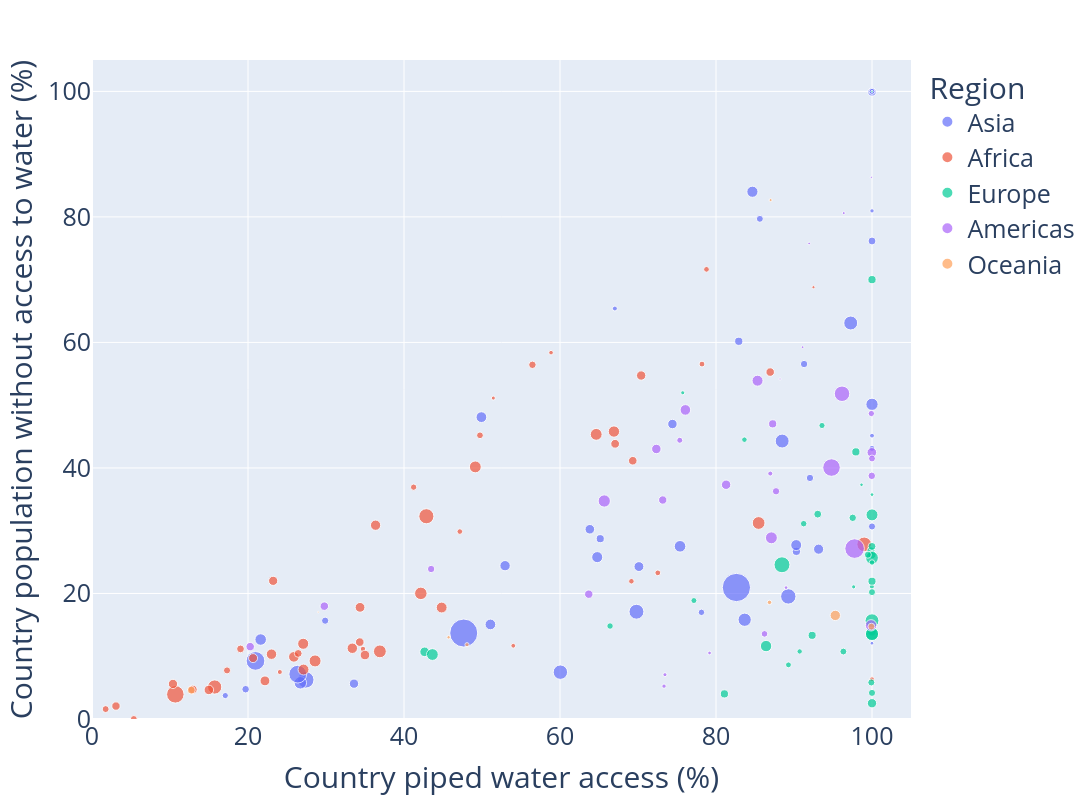

The notebook cell this image was saved under:
### Code cell
# create bubble size column with square root transformation for improved visuals
country_medians["bubble_size"] = country_medians["country_pop_raw"] ** 0.5

px.scatter(
    country_medians,
    y="percent_without_water",
    # x="NATPiped",
    x="piped_calculated",
    size="bubble_size",
    color="region",
    hover_name="Entity",
    # title="Access to Water vs. Piped Water vs. Population",
).update_layout(
    yaxis_title="Country population without access to water (%)",
    xaxis_title="Country piped water access (%)",
    legend_title="Region",
    width=1200,
    height=800,
    font=dict(size=25),
    # xaxis_tickangle=-45,
    # yaxis=dict(tickfont=dict(size=2)),
    # title=dict(font=dict(size=20)),
).update_xaxes(
    range=[0, 105]
).update_yaxes(
    range=[0, 105]
)

### Figure 1 — Plotly figure (JSON) as saved in the notebook; plotly's stock layout.template omitted (floating-point values rounded to 4 significant figures)
{"data": [{"hovertemplate": "<b>%{hovertext}</b><br><br>region=Asia<br>piped_calculated=%{x}<br>percent_without_water=%{y}<br>bubble_size=%{marker.size}<extra></extra>", "hovertext": ["Afghanistan", "United Arab Emirates", "Armenia", "Azerbaijan", "Bangladesh", "Bahrain", "Brunei Darussalam", "Bhutan", "China", "Cyprus", "Georgia", "Indonesia", "India", "Iran, Islamic Republic of", "Iraq", "Israel", "Jordan", "Japan", "Kazakhstan", "Kyrgyzstan", "Cambodia", "Korea, Republic of", "Lao People's Democratic Republic", "Lebanon", "Sri Lanka", "Myanmar", "Mongolia", "Malaysia", "Nepal", "Oman", "Pakistan", "Philippines", "Korea, Democratic People's Republic of", "Qatar", "Saudi Arabia", "Singapore", "Syrian Arab Republic", "Thailand", "Tajikistan", "Turkmenistan", "Timor-Leste", "Türkiye", "Taiwan, Province of China", "Uzbekistan", "Viet Nam", "Yemen"], "legendgroup": "Asia", "marker": {"color": "#636efa", "size": [6312.0, 3161.0, 1723.0, 3197.0, 12900.0, 1322.0, 664.5, 883.1, 38000.0, 1103.0, 1995.0, 16620.0, 37330.0, 9221.0, 6417.0, 2965.0, 3205.0, 11230.0, 4358.0, 2575.0, 4117.0, 7163.0, 2716.0, 2602.0, 4637.0, 7403.0, 1825.0, 5725.0, 5447.0, 2285.0, 15010.0, 10540.0, 5088.0, 1712.0, 5945.0, 2428.0, 4275.0, 8364.0, 3122.0, 2473.0, 1159.0, 9222.0, 4884.0, 5825.0, 9908.0, 5522.0], "sizemode": "area", "sizeref": 95.01, "symbol": "circle"}, "mode": "markers", "name": "Asia", "orientation": "v", "showlegend": true, "type": "scatter", "x": [21.63, 100.0, 100.0, 90.31, 27.41, 100.0, 99.99, 100.0, 82.62, 100.0, 78.14, 20.96, 47.66, 97.27, 75.39, 100.0, 82.92, 89.27, 63.82, 92.05, 33.59, 100.0, 19.7, 91.29, 70.12, 26.71, 17.09, 90.28, 51.08, 85.62, 26.38, 69.8, 52.96, 100.0, 84.67, 100.0, 74.41, 83.68, 65.16, 29.89, 67.04, 88.48, 93.15, 64.77, 60.05, 49.92], "xaxis": "x", "y": [12.66, 99.91, 43.11, 26.71, 6.234, 100.0, 12.07, 80.96, 20.95, 45.14, 17.0, 9.257, 13.7, 63.09, 27.52, 76.16, 60.18, 19.53, 30.23, 38.41, 5.63, 50.14, 4.746, 56.56, 24.29, 5.769, 3.732, 27.71, 15.07, 79.69, 7.147, 17.09, 24.43, 100.0, 84.01, 30.68, 47.0, 15.81, 28.73, 15.66, 65.4, 44.29, 27.06, 25.79, 7.461, 48.1], "yaxis": "y"}, {"hovertemplate": "<b>%{hovertext}</b><br><br>region=Africa<br>piped_calculated=%{x}<br>percent_without_water=%{y}<br>bubble_size=%{marker.size}<extra></extra>", "hovertext": ["Angola", "Burundi", "Benin", "Burkina Faso", "Botswana", "Central African Republic", "Côte d'Ivoire", "Cameroon", "Congo, Democratic Republic of the", "Congo", "Djibouti", "Algeria", "Egypt", "Eritrea", "Western Sahara", "Ethiopia", "Gabon", "Ghana", "Guinea", "Gambia", "Guinea-Bissau", "Equatorial Guinea", "Kenya", "Liberia", "Libya", "Lesotho", "Morocco", "Madagascar", "Mali", "Mozambique", "Mauritania", "Mauritius", "Malawi", "Namibia", "Niger", "Nigeria", "Rwanda", "Sudan", "Senegal", "Sierra Leone", "Somalia", "South Sudan", "Sao Tome and Principe", "Eswatini", "Chad", "Togo", "Tunisia", "Tanzania, United Republic of", "Uganda", "South Africa", "Zambia", "Zimbabwe"], "legendgroup": "Africa", "marker": {"color": "#EF553B", "size": [5825.0, 3501.0, 3529.0, 4636.0, 1548.0, 2218.0, 5201.0, 5218.0, 9611.0, 2378.0, 1001.0, 6680.0, 10210.0, 1898.0, 782.2, 10860.0, 1510.0, 5633.0, 3674.0, 1577.0, 1420.0, 1204.0, 7415.0, 2276.0, 2638.0, 1469.0, 6111.0, 5332.0, 4567.0, 5671.0, 2185.0, 1128.0, 4433.0, 1609.0, 5013.0, 14540.0, 3644.0, 6701.0, 4147.0, 2853.0, 4045.0, 3374.0, 472.6, 1083.0, 4113.0, 2912.0, 3455.0, 7842.0, 6865.0, 7749.0, 4350.0, 3885.0], "sizemode": "area", "sizeref": 95.01, "symbol": "circle"}, "mode": "markers", "name": "Africa", "orientation": "v", "showlegend": true, "type": "scatter", "x": [27.08, 69.33, 34.33, 22.17, 78.78, 5.365, 33.37, 23.01, 15.73, 17.31, 58.85, 64.64, 99.0, 41.24, 51.45, 42.87, 47.16, 44.83, 12.92, 72.54, 34.74, 24.08, 42.16, 1.751, 56.46, 69.15, 66.92, 25.88, 34.37, 27.12, 49.74, 100.0, 35.0, 78.2, 36.36, 10.68, 67.07, 49.14, 70.41, 19.04, 23.23, 3.073, 92.5, 54.01, 10.38, 26.44, 86.95, 36.91, 28.6, 85.47, 14.98, 20.65], "xaxis": "x", "y": [11.99, 41.15, 12.25, 6.074, 71.64, 0.004315, 11.27, 10.33, 5.097, 7.743, 58.37, 45.35, 27.82, 36.94, 51.13, 32.3, 29.86, 17.76, 4.695, 23.29, 11.16, 7.489, 20.02, 1.579, 56.43, 21.94, 45.8, 9.901, 17.79, 7.879, 45.2, 6.335, 10.19, 56.55, 30.88, 3.93, 43.85, 40.17, 54.73, 11.17, 22.01, 2.06, 68.8, 11.67, 5.59, 10.45, 55.28, 10.78, 9.25, 31.23, 4.633, 9.704], "yaxis": "y"}, {"hovertemplate": "<b>%{hovertext}</b><br><br>region=Europe<br>piped_calculated=%{x}<br>percent_without_water=%{y}<br>bubble_size=%{marker.size}<extra></extra>", "hovertext": ["Albania", "Austria", "Belgium", "Bulgaria", "Bosnia and Herzegovina", "Belarus", "Switzerland", "Czechia", "Germany", "Denmark", "Spain", "Estonia", "Finland", "France", "United Kingdom of Great Britain and Northern Ireland", "Greece", "Croatia", "Hungary", "Ireland", "Iceland", "Italy", "Liechtenstein", "Lithuania", "Luxembourg", "Latvia", "Moldova, Republic of", "North Macedonia", "Malta", "Montenegro", "Netherlands, Kingdom of the", "Norway", "Poland", "Portugal", "Romania", "Russian Federation", "San Marino", "Serbia", "Slovakia", "Slovenia", "Sweden", "Ukraine"], "legendgroup": "Europe", "marker": {"color": "#00cc96", "size": [1695.0, 3007.0, 3411.0, 2626.0, 1807.0, 3073.0, 2952.0, 3275.0, 9160.0, 2411.0, 6837.0, 1151.0, 2355.0, 8089.0, 8259.0, 3220.0, 2020.0, 3104.0, 2232.0, 586.0, 7770.0, 195.6, 1640.0, 796.8, 1366.0, 2006.0, 1443.0, 665.4, 792.5, 4144.0, 2338.0, 6148.0, 3189.0, 4374.0, 12080.0, 184.4, 2949.0, 2337.0, 1442.0, 3188.0, 6593.0], "sizemode": "area", "sizeref": 95.01, "symbol": "circle"}, "mode": "markers", "name": "Europe", "orientation": "v", "showlegend": true, "type": "scatter", "x": [77.17, 99.86, 100.0, 97.53, 93.59, 92.33, 100.0, 100.0, 100.0, 100.0, 100.0, 99.98, 99.92, 100.0, 100.0, 100.0, 91.24, 100.0, 96.33, 98.66, 100.0, 100.0, 89.29, 97.65, 90.73, 66.42, 83.64, 100.0, 75.74, 100.0, 100.0, 86.42, 97.93, 42.65, 88.46, 100.0, 93.04, 99.47, 100.0, 81.08, 43.64], "xaxis": "x", "y": [18.87, 26.82, 13.87, 32.06, 46.76, 13.33, 27.5, 26.17, 15.66, 4.163, 32.52, 21.09, 5.819, 13.58, 13.53, 70.01, 31.12, 21.95, 10.75, 37.32, 25.67, 100.0, 8.627, 21.05, 10.76, 14.81, 44.51, 35.75, 51.98, 2.51, 20.21, 11.62, 42.56, 10.7, 24.57, 100.0, 32.64, 26.17, 24.94, 4.003, 10.27], "yaxis": "y"}, {"hovertemplate": "<b>%{hovertext}</b><br><br>region=Americas<br>piped_calculated=%{x}<br>percent_without_water=%{y}<br>bubble_size=%{marker.size}<extra></extra>", "hovertext": ["Argentina", "Bahamas", "Belize", "Bolivia, Plurinational State of", "Brazil", "Canada", "Chile", "Colombia", "Costa Rica", "Cuba", "Dominican Republic", "Ecuador", "Grenada", "Greenland", "Guatemala", "Guyana", "Honduras", "Haiti", "Jamaica", "Saint Kitts and Nevis", "Saint Lucia", "Mexico", "Nicaragua", "Panama", "Peru", "Paraguay", "El Salvador", "Suriname", "Trinidad and Tobago", "Uruguay", "United States of America", "Saint Vincent and the Grenadines", "Venezuela, Bolivarian Republic of"], "legendgroup": "Americas", "marker": {"color": "#ab63fa", "size": [6753.0, 630.0, 636.3, 3440.0, 14630.0, 6170.0, 4383.0, 7160.0, 2267.0, 3364.0, 3310.0, 4229.0, 336.2, 238.5, 4272.0, 889.0, 3172.0, 3397.0, 1724.0, 231.4, 429.4, 11410.0, 2589.0, 2093.0, 5776.0, 2687.0, 2553.0, 769.3, 1185.0, 1867.0, 18250.0, 333.6, 5358.0], "sizemode": "area", "sizeref": 95.01, "symbol": "circle"}, "mode": "markers", "name": "Americas", "orientation": "v", "showlegend": true, "type": "scatter", "x": [87.1, 88.98, 79.17, 29.79, 94.81, 99.88, 99.98, 65.67, 100.0, 63.69, 73.17, 81.3, 91.1, 99.92, 72.35, 73.34, 87.27, 20.28, 75.35, 88.21, 96.38, 96.16, 43.48, 86.22, 85.32, 99.97, 87.7, 73.46, 86.96, 99.92, 97.77, 91.94, 76.08], "xaxis": "x", "y": [28.87, 20.93, 10.52, 17.98, 40.06, 14.92, 42.48, 34.73, 41.51, 19.89, 34.89, 37.33, 59.24, 86.31, 43.03, 5.235, 47.03, 11.53, 44.41, 54.17, 80.61, 51.82, 23.9, 13.56, 53.9, 38.74, 36.29, 7.058, 39.11, 48.67, 27.15, 75.77, 49.25], "yaxis": "y"}, {"hovertemplate": "<b>%{hovertext}</b><br><br>region=Oceania<br>piped_calculated=%{x}<br>percent_without_water=%{y}<br>bubble_size=%{marker.size}<extra></extra>", "hovertext": ["Australia", "Fiji", "New Zealand", "Palau", "Papua New Guinea", "Solomon Islands", "Vanuatu", "Samoa"], "legendgroup": "Oceania", "marker": {"color": "#FFA15A", "size": [5078.0, 950.2, 2205.0, 134.8, 3020.0, 839.0, 560.8, 447.4], "sizemode": "area", "sizeref": 95.01, "symbol": "circle"}, "mode": "markers", "name": "Oceania", "orientation": "v", "showlegend": true, "type": "scatter", "x": [95.29, 86.86, 99.92, 29.0, 12.73, 48.08, 45.72, 87.0], "xaxis": "x", "y": [16.5, 18.58, 14.72, 17.03, 4.599, 11.84, 13.02, 82.68], "yaxis": "y"}], "layout": {"font": {"size": 25}, "height": 800, "legend": {"itemsizing": "constant", "title": {"text": "Region"}, "tracegroupgap": 0}, "margin": {"t": 60}, "width": 1200, "xaxis": {"anchor": "y", "domain": [0, 1], "range": [0, 105], "title": {"text": "Country piped water access (%)"}}, "yaxis": {"anchor": "x", "domain": [0, 1], "range": [0, 105], "title": {"text": "Country population without access to water (%)"}}}}
